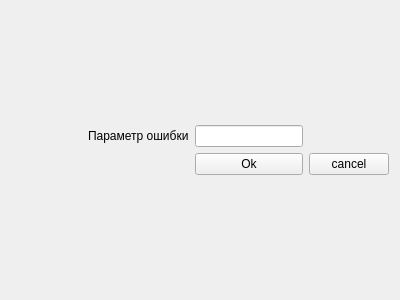
<?xml version="1.0" encoding="UTF-8"?>
<ui version="4.0">
 <class>SettingWidget</class>
 <widget class="QWidget" name="SettingWidget">
  <property name="geometry">
   <rect>
    <x>0</x>
    <y>0</y>
    <width>400</width>
    <height>300</height>
   </rect>
  </property>
  <property name="windowTitle">
   <string>Form</string>
  </property>
  <layout class="QGridLayout" name="gridLayout">
   <item row="1" column="0">
    <spacer name="horizontalSpacer">
     <property name="orientation">
      <enum>Qt::Orientation::Horizontal</enum>
     </property>
     <property name="sizeHint" stdset="0">
      <size>
       <width>40</width>
       <height>20</height>
      </size>
     </property>
    </spacer>
   </item>
   <item row="3" column="2">
    <spacer name="verticalSpacer">
     <property name="orientation">
      <enum>Qt::Orientation::Vertical</enum>
     </property>
     <property name="sizeHint" stdset="0">
      <size>
       <width>20</width>
       <height>40</height>
      </size>
     </property>
    </spacer>
   </item>
   <item row="1" column="1">
    <widget class="QLabel" name="label">
     <property name="text">
      <string>Параметр ошибки</string>
     </property>
    </widget>
   </item>
   <item row="1" column="3">
    <spacer name="horizontalSpacer_2">
     <property name="orientation">
      <enum>Qt::Orientation::Horizontal</enum>
     </property>
     <property name="sizeHint" stdset="0">
      <size>
       <width>40</width>
       <height>20</height>
      </size>
     </property>
    </spacer>
   </item>
   <item row="1" column="2">
    <widget class="QLineEdit" name="m_errorEdit"/>
   </item>
   <item row="2" column="2">
    <widget class="QPushButton" name="m_okBtn">
     <property name="text">
      <string>Ok</string>
     </property>
    </widget>
   </item>
   <item row="0" column="2">
    <spacer name="verticalSpacer_2">
     <property name="orientation">
      <enum>Qt::Orientation::Vertical</enum>
     </property>
     <property name="sizeHint" stdset="0">
      <size>
       <width>20</width>
       <height>40</height>
      </size>
     </property>
    </spacer>
   </item>
   <item row="2" column="3">
    <widget class="QPushButton" name="m_cancelBtn">
     <property name="text">
      <string>cancel</string>
     </property>
    </widget>
   </item>
  </layout>
 </widget>
 <resources/>
 <connections/>
</ui>
